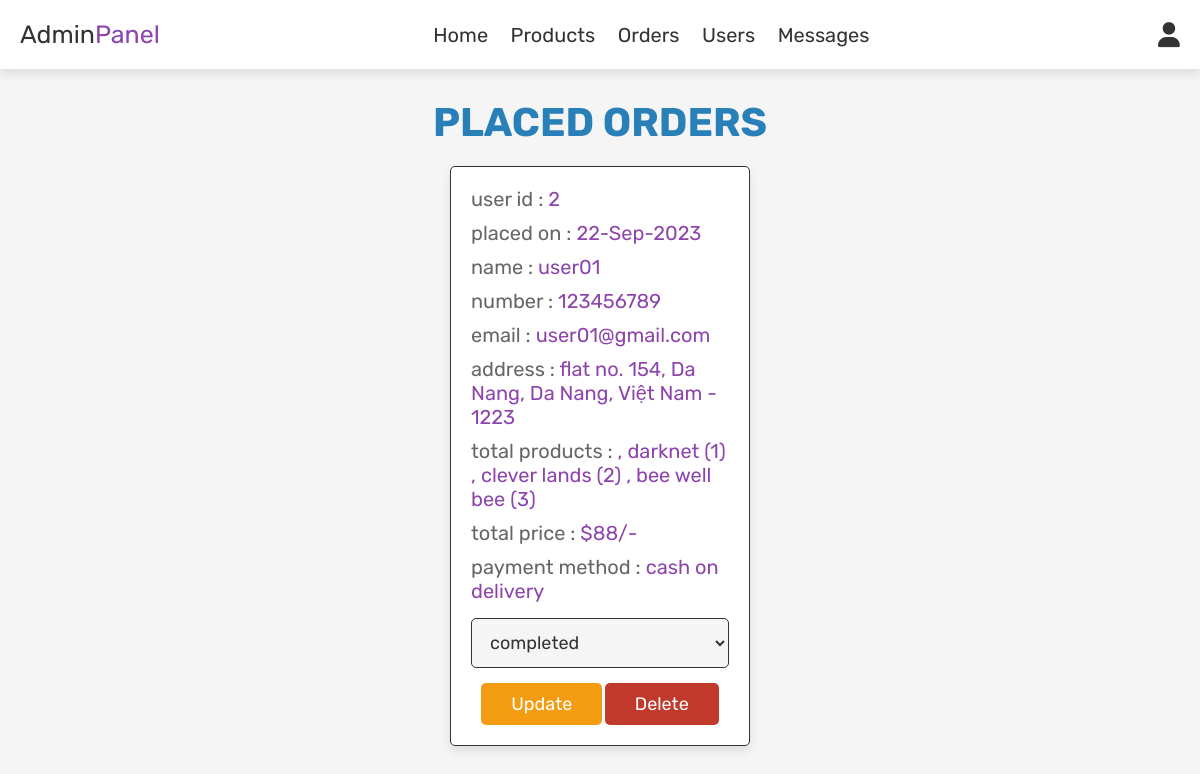
Page /admin_orders.php (signed in) on the earlier database version.
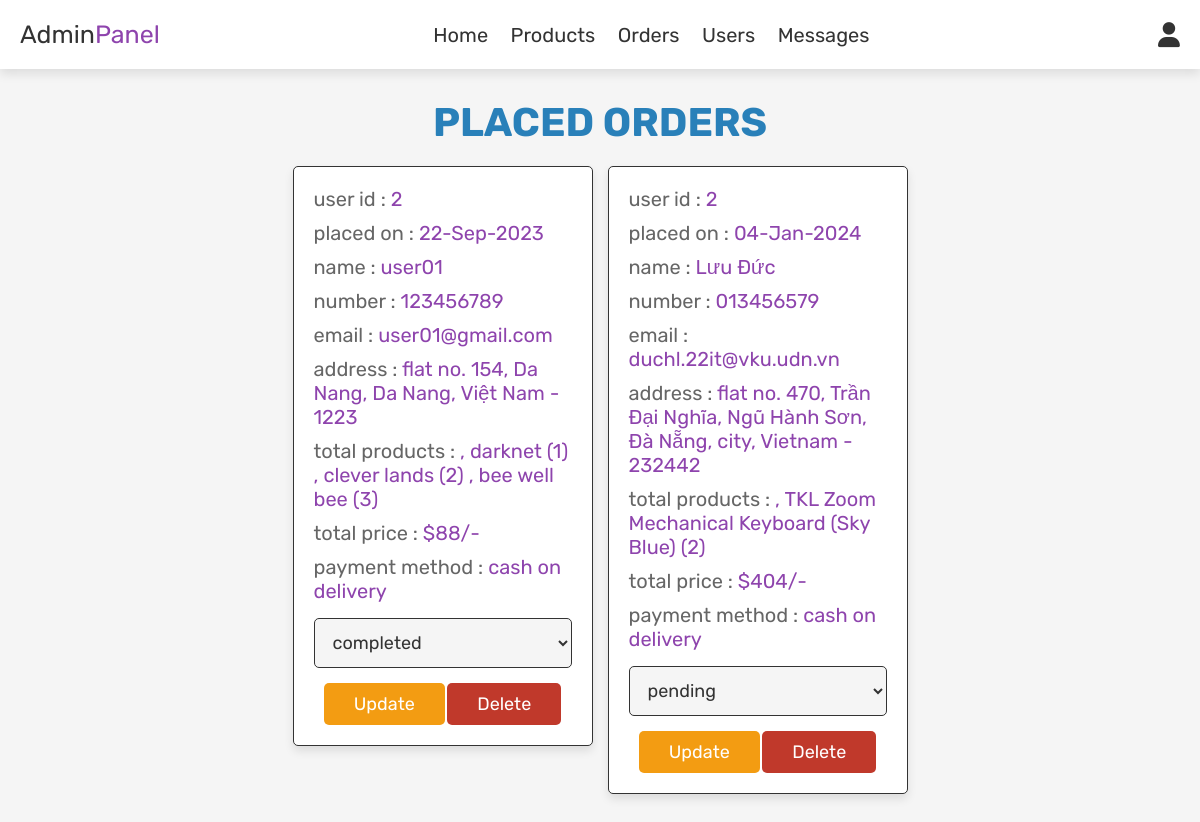
Same page on the later database version.
### tables this page shows
CREATE TABLE `orders` (
  `id` int(100) NOT NULL,
  `user_id` int(100) NOT NULL,
  `name` varchar(100) NOT NULL,
  `number` varchar(12) NOT NULL,
  `email` varchar(100) NOT NULL,
  `method` varchar(50) NOT NULL,
  `address` varchar(500) NOT NULL,
  `total_products` varchar(1000) NOT NULL,
  `total_price` int(100) NOT NULL,
  `placed_on` varchar(50) NOT NULL,
  `payment_status` varchar(20) NOT NULL DEFAULT 'pending'
);

### admin_orders.php (the view, shortened to what this page needs)
<?php
include 'config.php';
?>
<!DOCTYPE html>
<html lang="en">
<head>
    <link rel="stylesheet" href="https://cdnjs.cloudflare.com/ajax/libs/font-awesome/6.0.0/css/all.min.css">
    <link rel="stylesheet" href="css/admin_style.css">
</head>
<body>
    <?php include 'admin_header.php'; ?>
    <section class="orders">
        <h1 class="title">placed orders</h1>
        <div class="box-container">
            <?php
            $select_orders = mysqli_query($conn, "SELECT * FROM `orders`") or die('query failed');
            if (mysqli_num_rows($select_orders) > 0) {
                while ($fetch_orders = mysqli_fetch_assoc($select_orders)) {
            ?>
            <div class="box">
                <p> user id : <span><?php echo $fetch_orders['user_id']; ?></span> </p>
                <p> placed on : <span><?php echo $fetch_orders['placed_on']; ?></span> </p>
                <p> name : <span><?php echo $fetch_orders['name']; ?></span> </p>
                <p> number : <span><?php echo $fetch_orders['number']; ?></span> </p>
                <p> email : <span><?php echo $fetch_orders['email']; ?></span> </p>
                <p> address : <span><?php echo $fetch_orders['address']; ?></span> </p>
                <p> total products : <span><?php echo $fetch_orders['total_products']; ?></span> </p>
                <p> total price : <span>$<?php echo $fetch_orders['total_price']; ?>/-</span> </p>
                <p> payment method : <span><?php echo $fetch_orders['method']; ?></span> </p>
                <form action="" method="post">
                        <select name="update_payment">
                            <option value="" selected disabled><?php echo $fetch_orders['payment_status']; ?></option>
                        </select>
                    <input type="submit" value="update" name="update_order" class="option-btn">
                    <a href="admin_orders.php?delete=<?php echo $fetch_orders['id']; ?>" onclick="return confirm('delete this order?');" class="delete-btn">delete</a>
                </form>
            </div>
            <?php
                }
            } else {
                echo '<p class="empty">no placed yet!</p>';
            }
            ?>
        </div>
    </section>
</body>
</html>

Differences in the rows shown:
added orders: user "2", placed_on "04-Jan-2024", name "Lưu Đức", number "013456579", email "duchl.22it@vku.udn.vn", address "flat no. 470, Trần Đại Nghĩa, Ngũ Hành Sơn, Đà Nẵng, city, Vietnam - 232442", total_products ", TKL Zoom Mechanical Keyboard (Sky Blue) (2)", total_price "404", method "cash on delivery", update_payment "pending"
